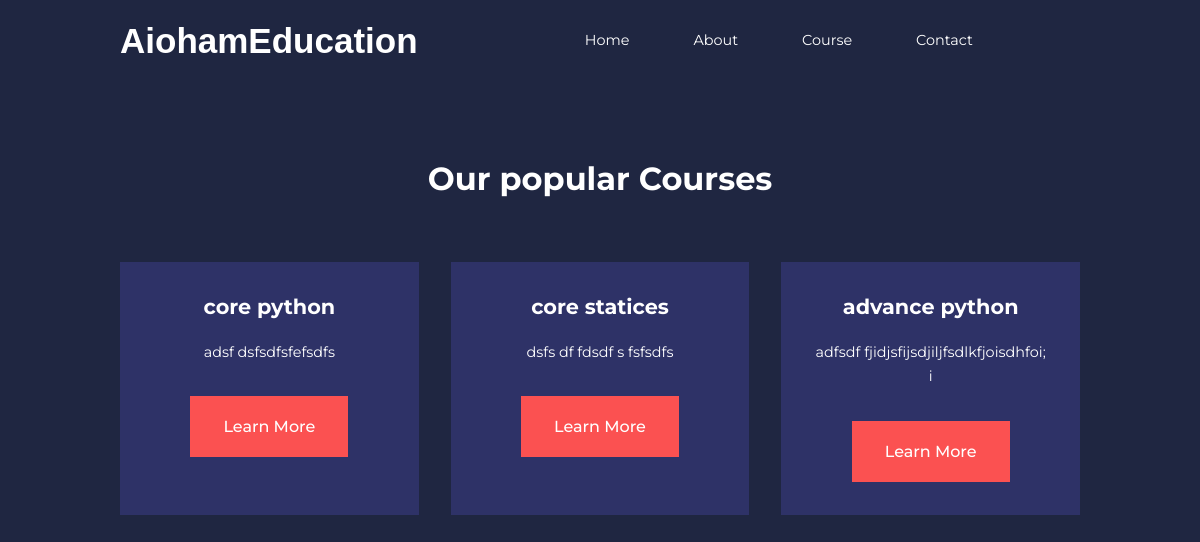
The page /education/courses/ on the database its author committed.
### education/models.py (models this page shows, shortened)
class EducationCourse(models.Model):
    subject=models.ForeignKey(EducationSubject,on_delete=models.CASCADE)
    title=models.CharField(max_length=100)
    description=models.TextField(max_length=40)
    course_image=models.ImageField(upload_to='education_team/',null=True,default=True)

### education/views.py (the view)
# urls.py: path('courses/',views.courses,name='educationCourses'),
def courses(request,data=None):
    print('raja 13')
    if data=='programming':
        course=[p for p in EducationCourse.objects.all() if p.subject.category.title == data]
        return render(request,'education/courses.html',{'course':course})
    elif data=='History':
        course=[p for p in EducationCourse.objects.all() if p.subject.category.title == data]
        return render(request,'education/courses.html',{'course':course})
    elif data=='Geography':
        course=[p for p in EducationCourse.objects.all() if p.subject.category.title == data]
        return render(request,'education/courses.html',{'course':course})
    elif data=='math':
        course=[p for p in EducationCourse.objects.all() if p.subject.category.title == data]
        return render(request,'education/courses.html',{'course':course})
    else:
        print('raja 15')
        course=EducationCourse.objects.all()
        return render(request,'education/courses.html',{'course':course})

### education/templates/education/courses.html (shortened to what this page needs)
{% extends 'education/base.html' %}
{% load static %}
{% block style %}
    <link rel="stylesheet" href="{%static 'education/css/courses.css'%}">
{% endblock style %}
{% block content %}
<section class="courses">
    <h2>Our popular Courses</h2>
    <div class="container courses_container">
        {% for i in course %}
        <article class="course">
            <div class="course_info">
                <h4>{{i.title}}</h4>
                <p>{{i.description}}
                </p>
                <a href="" class="btn btn-primary">Learn More</a>
            </div>
        </article>
        {% endfor %}
    </div>
</section>
{% endblock content %}

### static/education/css/base.css (style rules this page uses)
* { margin: 0; padding: 0; outline: 0; text-decoration: none; list-style: none; }
:root { --color-white:hsl(252,30%,100%); --color-light:hsl(252,30%,95%); --color-gray:hsl(252,15%,65%); --color-primary:hsl(252,75%,60%); --color-secondary:hsl(252,100%,90%); --color-success:hsl(120,95%,65%); --color-warning:#f7c94b; --color-danger:hsl(0,95%,65%); --color-danger-variant:rgba(247,88,66,0.4); --color-drack:hsl(252,30%,17%); --color-black:hsl(252,30%,10%); --color-bg:#1f2641; --color-bg1:#2e3267; --color-bg2:#424890; --container-width-lg:80%; --container-width-md:90%; --container-width-sm:94%; --transition:all 400ms ease; --border-radius:2rem; --card-border-radius:1rem; --btn-padding:0.6rem 2rem; --search-padding:0.5rem 1rem; --card-padding:1rem; --sricky-top-left:5.4rem; --sricky-top-right:-18rem; }
body { font-family: 'Montserrat', sans-serif; line-height: 1.7; color: var(--color-white); background: var(--color-bg); }
.container { width: var(--container-width-lg); margin: 0 auto; }
section { padding: 6rem 0; }
section h2 { text-align: center; margin-bottom: 4rem; }
h1,h2,h3,h4,h5,h6 { line-height: 1.2; }
h2 { font-size: 2rem; }
h4 { font-size: 1.3rem; }
a { color:var(--color-white); }
.btn { display: inline-block; background: var(--color-white); color: var(--color-black); padding: 1rem 2rem; border: 1px solid transparent; font-weight: 500; transition: var(--transition); }
.btn-primary { background: var(--color-danger); color: var(--color-white); }

### static/education/css/courses.css (style rules this page uses)
.courses { margin-top: 4rem; }
.courses_container { display: grid; grid-template-columns: repeat(3,1fr); gap: 2rem; }
.course { background: var(--color-bg1); text-align: center; border: 1px solid transparent; transition: var(--transition); }
.course_info { padding: 2rem; }
.course_info p { margin: 1.2rem 0 2rem; font-size: 0.9rem; }

### rows shown on the page
EducationCourse: title "core python", description "adsf dsfsdfsfefsdfs"
EducationCourse: title "core statices", description "dsfs df fdsdf s fsfsdfs"
EducationCourse: title "advance python", description "adfsdf fjidjsfijsdjiljfsdlkfjoisdhfoi; i"
